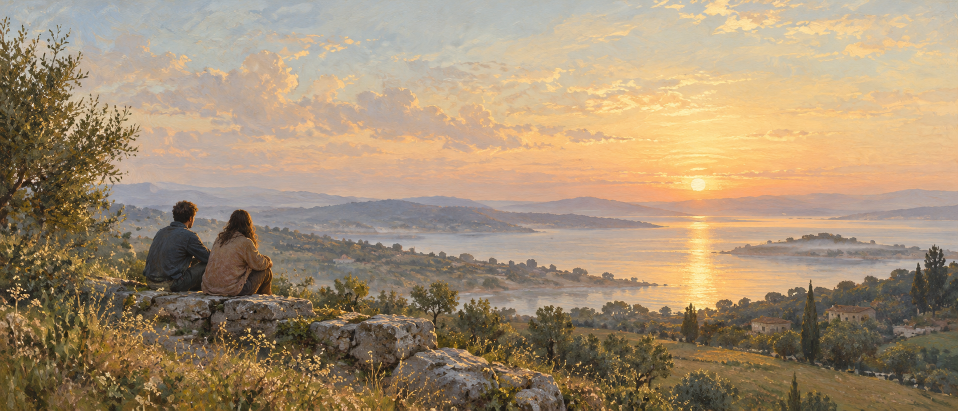
#> input picture images/hero image.png, 1916 x 821 px (shown at 1/2 size)
$ python hero_images.py
#> lines starting #> are read from the running program, lines starting #| are printed output that depends on the picture
#!/usr/bin/env python3
"""Encode the homepage hero painting into the files index.html serves.

    python3 scripts/hero_images.py            # from images/hero image.png

Needs Pillow with AVIF and WebP support (pip install pillow). Not part of
build.py (which is stdlib only): run it once whenever the painting changes,
then commit images/home/hero-*.

What it writes (docs/HOMEPAGE-MAP-REDESIGN.md §12):

  Desktop (the hero over 960px wide shows the whole painting, words in the sky):
    images/home/hero-painting-{1200,1916}.{avif,webp}

  Phones and tablets (up to 960px the painting is a band above the words):
    images/home/hero-mobile-{720,1080,1525}.{avif,webp}
    A deliberate crop of the painting, not the desktop image centred: the two
    figures at the left edge, the sunrise at the right, the sky above them.
    It is the window the old full-width image showed at 390px (object-position
    30%), so the phone downloads only what it displays — 25 KB instead of
    112 KB for the largest contentful paint.

AVIF first, WebP for browsers without it. Quality: AVIF 50, WebP 78 — a
painting, so gentle compression is invisible; check by eye after changing.
"""
from __future__ import annotations

import sys
from pathlib import Path

from PIL import Image

ROOT = Path(__file__).resolve().parents[1]
SOURCE = ROOT / "images" / "hero image.png"
OUT = ROOT / "images" / "home"

# The band the phone shows, in source pixels: aspect 1.857 (390 × 210), the
# window object-position 30% picked from the full painting at that width.
MOBILE_CROP = (117, 0, 1642, 821)
DESKTOP_WIDTHS = (1200, 1916)
MOBILE_WIDTHS = (720, 1080, 1525)
AVIF_Q = 50
WEBP_Q = 78


def save(img: Image.Image, stem: str) -> None:
    img.save(OUT / f"{stem}.avif", "AVIF", quality=AVIF_Q)
    img.save(OUT / f"{stem}.webp", "WEBP", quality=WEBP_Q, method=6)
    for ext in ("avif", "webp"):
        p = OUT / f"{stem}.{ext}"
        print(f"  {p.relative_to(ROOT)}  {img.size[0]}x{img.size[1]}  {p.stat().st_size // 1024} KB")


def resize(img: Image.Image, width: int) -> Image.Image:
    if img.size[0] == width:
        return img
    return img.resize((width, round(img.size[1] * width / img.size[0])), Image.LANCZOS)


def main() -> int:
    if not SOURCE.exists():
        print(f"missing {SOURCE}", file=sys.stderr)
        return 1
    src = Image.open(SOURCE).convert("RGB")
#> src is the input picture: PIL image 1916x821 RGB; mean R, G, B 163.9, 143.1, 115.8
    if src.size != (1916, 821):
        print(f"note: painting is {src.size}, MOBILE_CROP was chosen for 1916x821 — re-check the band", file=sys.stderr)
    OUT.mkdir(parents=True, exist_ok=True)
    print("desktop")
    for w in DESKTOP_WIDTHS:
        save(resize(src, w), f"hero-painting-{w}")
#> this loop made 1 pass
#> pass 1, in save, `img.save(OUT / f"{stem}.avif", "AVIF", quality=AVIF_Q)`:
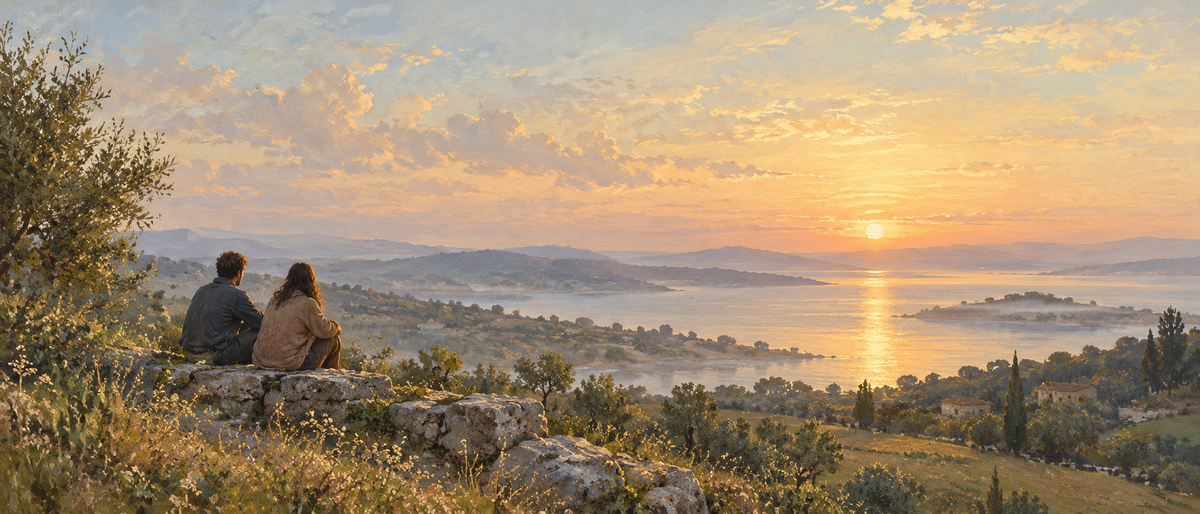
#> saved as hero-painting-1200.avif: PIL image 1200x514 RGB; mean R, G, B 163.9, 143.1, 115.8
    print("mobile band")
    band = src.crop(MOBILE_CROP)
    for w in MOBILE_WIDTHS:
        save(resize(band, w), f"hero-mobile-{w}")
    return 0


if __name__ == "__main__":
#> (the run stopped early here; a loop or call above may not have finished)
